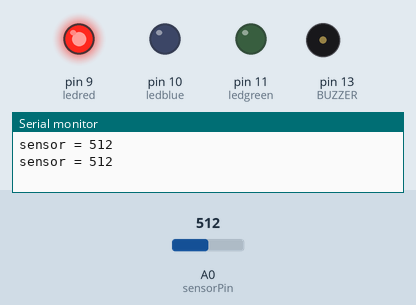
This sketch was run on a simulated Arduino Uno, built with avr-gcc and run on an emulated ATmega328P. Shown: output pins drawn as LEDs (lit = HIGH), buzzer (waves = sounding), the last lines printed to the serial monitor. The inputs (shaded band) are chosen by the test bench; at power-on: A0 (sensorPin) = 512.

Above: at 1.9 s.
2.4 s: A0 (sensorPin) set to 490
At 4.2 s:
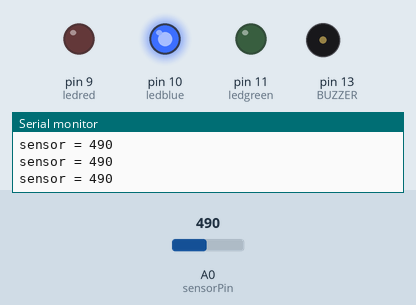
4.5 s: A0 (sensorPin) set to 309
6.6 s: A0 (sensorPin) set to 288
At 6.76 s:
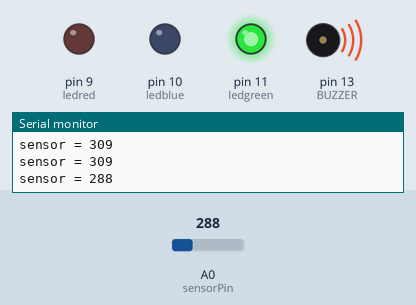
10.1 s: A0 (sensorPin) set to 510
At 11.76 s:
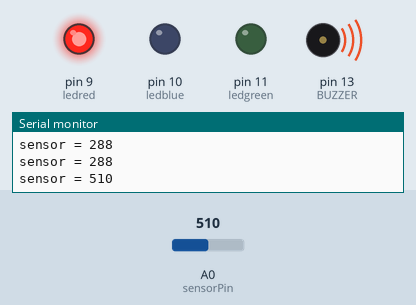
13.6 s: A0 (sensorPin) set to 290
At 15.01 s:
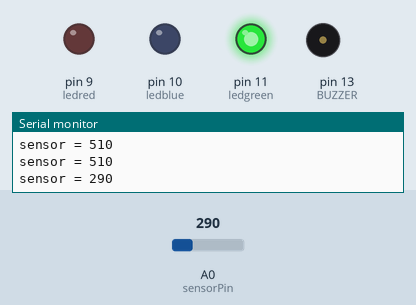
Timing chart, 0 to 18.1 s (numbered marks = the images above; inputs shaded):
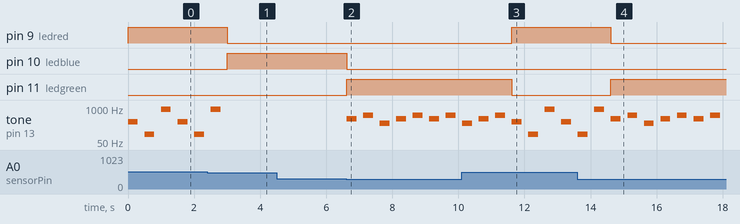

Measured:
- the behaviour switches between 300 and 299 on A0 (sensorPin) (found by bisection; images 1 and 2)
- after the input at 2.4 s, pin 9 (ledred): HIGH → LOW after 0.60 s; pin 10 (ledblue): LOW → HIGH after 0.60 s; tone on pin 13 (BUZZER): goes on until 2.8 s, then stays silent
- after the input at 6.6 s, pin 10 (ledblue): HIGH → LOW at once; pin 11 (ledgreen): LOW → HIGH at once; tone on pin 13 (BUZZER): plays 392 Hz for 0.30 s, 523 Hz for 0.30 s, 261 Hz for 0.30 s, 392 Hz for 0.30 s, 523 Hz for 0.30 s, 392 Hz for 0.30 s … (7 notes in this stretch), starting at once
- after the input at 10.1 s, pin 9 (ledred): LOW → HIGH after 1.5 s; pin 11 (ledgreen): HIGH → LOW after 1.5 s
- after the input at 13.6 s, pin 9 (ledred): HIGH → LOW after 1.0 s; pin 11 (ledgreen): LOW → HIGH after 1.0 s
- by itself, tone on pin 13 (BUZZER): plays 300 Hz for 0.30 s, 100 Hz for 0.30 s, 900 Hz for 0.30 s, 300 Hz for 0.30 s, 100 Hz for 0.30 s

The sketch:

moisture-sensor.ino
```cpp
 int sensorPin = A0; // Variable addressed to the analog pin A0 which Will receive the signal from the sensor
 int sensorValue = 0; // variable that will store the value from  sensorPin
 int ledgreen = 11; // LED addressed to the pin 11
 int ledblue = 10; // LED addressed to the pin 10
 int ledred = 9; // LED addressed to the pin 9
 int BUZZER = 13; // buzzer addressed to the pin 13

  void setup() {

  Serial.begin(9600); // set the baud rate serial with 9600
  pinMode(ledgreen, OUTPUT); // declares ledgreen as an output
  pinMode(ledblue, OUTPUT);  // declares ledblue as an output
  pinMode(ledred, OUTPUT);   // declares ledred as an output
  pinMode(BUZZER,OUTPUT); // declares BUZZER as an output
 }

 void loop() {
              // read the value from the sensor:
  Serial.print("sensor = " );  //  Prints on the serial the Word serial and the equal sign
  sensorValue = analogRead(sensorPin); // Reads the value from the sensor and store in sensorValue                                                                                                                         delay(1000);
  Serial.println(sensorValue); // Prints on the serial the value stored in sensorValue

   if(sensorValue<300 ){
    digitalWrite(ledgreen, HIGH); // Set high logic level to the LED green, turn it on
    digitalWrite(ledblue, LOW); // Set low logic level to the LED blue, turn it off
    digitalWrite(ledred, LOW); // Set low logic level to the LED red, turn it off
    tone(13,392,300); //command tone that creates a sound
       /*
       the number 13 indicates  that the buzzer positive pin is located at port 13
       the number 392 is the  frequency that will play
       the number 300 is the sound duration                                                                                              below we have the same command repeated but  with different frequencies in order to create a melody.
      */
   delay(500);
   tone(13,523,300); // sound
   delay(500);
   tone(13,261,300); // sound
   delay(500);
   tone(13,392,300); // sound
   delay(500);
   tone(13,523,300); // sound
   delay(500);

  }

  if(sensorValue >300 &&sensorValue < 500){
   digitalWrite(ledblue, HIGH); // // Set high logic level to the LED blue, turn it on
   digitalWrite(ledgreen, LOW); // Set low logic level to the LED green, turn it off
   digitalWrite(ledred, LOW);  // Set low logic level to the LED red, turn it off
  }

  if(sensorValue >500){
   digitalWrite(ledred, HIGH); // // Set high logic level to the LED red, turn it on
   digitalWrite(ledgreen, LOW); // Set low logic level to the LED green, turn it off
   digitalWrite(ledblue, LOW); // Set low logic level to the LED blue, turn it off
   tone(13,300,300); //sound
   delay(500);
   tone(13,100,300); //sound
   delay(500);
   tone(13,900,300); //sound
   delay(500);

 }

}
```
